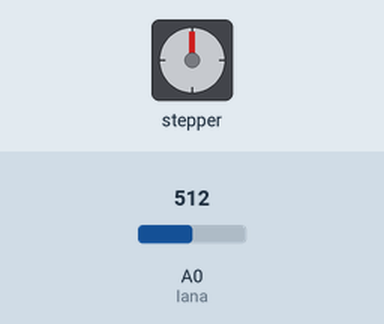
Bench run of a sketch on a simulated Arduino Uno, built with avr-gcc and run on an emulated ATmega328P. On the bench: stepper motor. Wiring (inferred from the names in the program): stepper motor (2048 steps per turn assumed): coils pin 8, pin 9, pin 10, pin 11. The inputs (shaded band) are chosen by the test bench; at power-on: A0 (Iana) = 512.

Above: at 1.2 s.
1.3 s: A0 (Iana) set to 521
At 1.75 s:
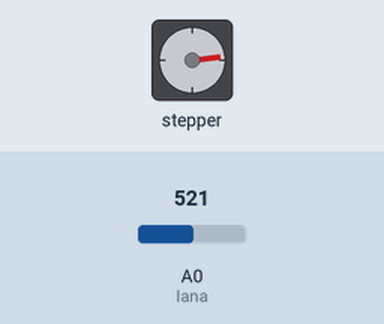
4.3 s: A0 (Iana) set to 511
At 4.7 s:
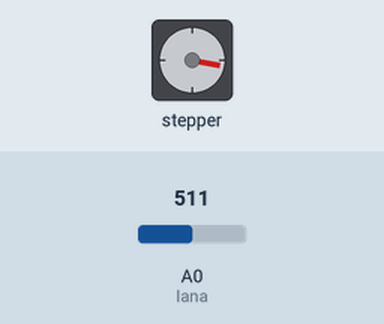
5.8 s: A0 (Iana) set to 716
At 6.25 s:
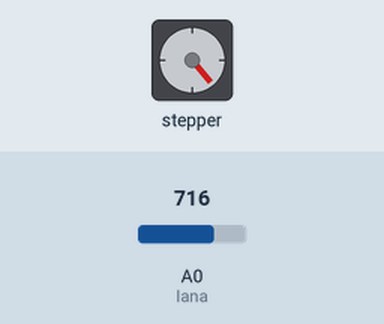
8.8 s: A0 (Iana) set to 900
11.8 s: A0 (Iana) set to 1010
Timing chart, 0 to 18.8 s (numbered marks = the images above; inputs shaded):
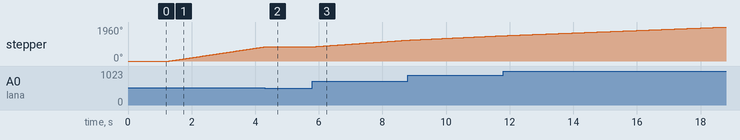

The sketch:

PAP_proporc.ino
```cpp
/* Xabier Rosas
 *
 * Control de un motor paso a paso 28 byj-48.
 *
 * Este motor unipolar está conectado mediante un xogo (4)de Pardarlington ULN
 * 2003
 *
 * Este programa vai excitando as fases do motor, primero unha, logo esa
 * misma e a seguinte, después a siguinte.
 *
 * Con este parámetro, consiguese un motor equilibrado, que non consuma
 * excesiva potencia e sen perder demasiado par.
 *
 * Manexamos o motor con un potenciometro ou Joystick conectado a Iana
 * Cambio de xiro e cambio de velocidade
 *
 */


#define M1  8     //Definimos as saidas que compoñen as bobinas.
#define M2  9
#define M3  10
#define M4  11

#define Iana 0   //Definimos a entrada analoxica para comparar


//Esta é a variable paso. Como vemos, es unha matriz que inclue cada unha das
//catro fases durante 8 ciclos, nos que imos alternando a activación de un o
//duas fases.

int Paso [ 8 ][ 4 ] =
   {  {1, 0, 0, 0},
      {1, 1, 0, 0},
      {0, 1, 0, 0},
      {0, 1, 1, 0},
      {0, 0, 1, 0},
      {0, 0, 1, 1},
      {0, 0, 0, 1},
      {1, 0, 0, 1}
   };

int Direcion = 0;    // Define o sentido del motor 1=adiante, 0=parado, -1=atrás

int Steps = 0;       // Define o paso actual de la secuencia

int Vanalox = 0;     // Define a variable de lectura analoxica

int Retardo = 0;     // Define unha variable para calcular o retardo entre pasos

// os catro valores clave do valor da resistencia do joystick:
int MIN_NEGATIVO = 0;     // Define o valor mínimo que pode coller a entrada analóxica
int OFF_NEGATIVO = 500;   // Define o valor para o apagado chegando do negativo
int OFF_POSITIVO = 520;   // Define o valor para o apagado chegando do positivo
int MAX_POSITIVO = 1023;  // Define o valor máximo que pode coller a entrada analóxica

int RETARDO_MIN = 60;     // Retardo mínimo en microsegundos entre pasos
int RETARDO_MAX = 1000;   // Retardo máximo en microsegundos entre pasos


void setup()
{
     // Saídas para o motor
     pinMode(M1, OUTPUT);
     pinMode(M2, OUTPUT);
     pinMode(M3, OUTPUT);
     pinMode(M4, OUTPUT);

     // Entrada do joystick
     pinMode(Iana, INPUT);
}


void loop()
{
    Vanalox = analogRead(Iana); // Lemos a entrada analoxica conctada o Joystick

    Direcion = 0; // en principio parado, pero avaliar segundo valor en Vanalox:
    if (Vanalox > OFF_POSITIVO)  { Direcion = 1; }  // sentido de xiro cara diante
    if (Vanalox < OFF_NEGATIVO)  { Direcion = -1; } // sentido de xiro cara atrás

    if (Direcion == 0) // Parar o motor:
    {
        apagar();
    }
    else // Se o valor non é 0 hai que mover nunha dirección:
    {
        // Executar un paso
        stepper() ;

        // Esperar para o seguinte paso
        retardar();
    }
}


// Avanzar un paso
void stepper()
{
    // Activar a fase do paso que toca
    digitalWrite( M1, Paso[Steps][ 0] );
    digitalWrite( M2, Paso[Steps][ 1] );
    digitalWrite( M3, Paso[Steps][ 2] );
    digitalWrite( M4, Paso[Steps][ 3] );

    // Avanzar á seguinte fase
    calcularSeguintePaso();
}


// Retardar o tempo para o seguinte paso
void retardar()
{
    // Calcular o retardo proporcional á resistencia coa axuda da función map()

    if (Direcion = -1) // atrás
    {
        Retardo = map(Vanalox, MIN_NEGATIVO, OFF_NEGATIVO , RETARDO_MIN, RETARDO_MAX);
    }

    if (Direcion = 1) // adiante
    {
        Retardo = map(Vanalox, OFF_POSITIVO, MAX_POSITIVO, RETARDO_MIN, RETARDO_MAX);
    }

    // esperar os microsegundos de retardo
    delayMicroseconds(Retardo);
}


// Establecer o seguinte paso en función da dirección
void calcularSeguintePaso()
{
    // Adiante ou atrás
    if(Direcion)
        { Steps++; }
    else
        { Steps--; }

    /* Axusta os límites ao tamaño do array dos pasos */
    Steps = (Steps +8)% 8;
}


// Apagar o motor
void apagar()
{
    digitalWrite( M1, 0 );
    digitalWrite( M2, 0 );
    digitalWrite( M3, 0 );
    digitalWrite( M4, 0 );
}
```

Measured:
- the behaviour switches between 520 and 521 on A0 (Iana) (found by bisection; images 0 and 1)
- after the input at 1.3 s, stepper: keeps turning clockwise at about 274°/s, starting at once
- after the input at 4.3 s, stepper: stops changing and stays 821°
- after the input at 5.8 s, stepper: keeps turning clockwise at about 128°/s, starting at once
